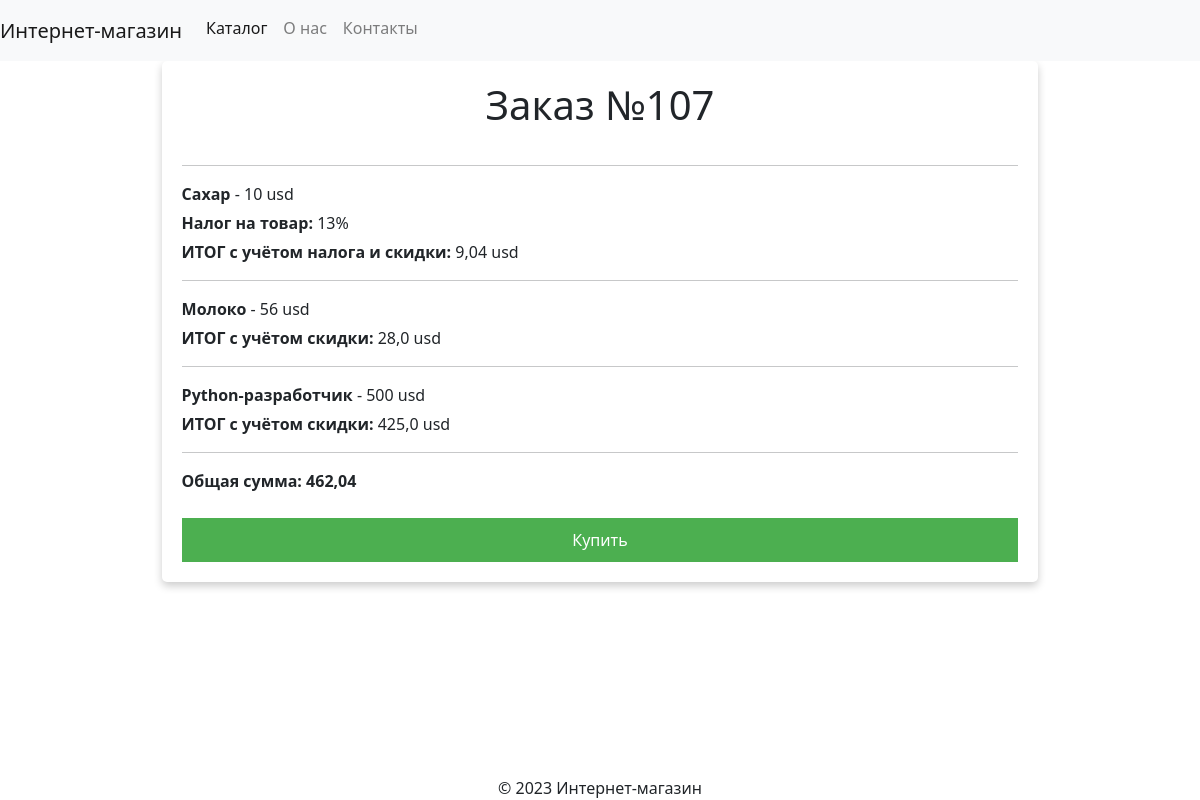
Page /order/107/ on the committed database.
### transition/models.py (models this page shows, shortened)
class Order(models.Model):
    items = models.ManyToManyField(Item)
    total_price = models.IntegerField(default=0)
    discounted_price = models.IntegerField(default=0)
    currency = models.CharField(max_length=3, choices=(
        ('usd', 'USD'), ('eur', 'EUR')), default='usd')

class Item(models.Model):
    name = models.CharField(max_length=100)
    description = models.TextField()
    price = models.IntegerField(default=0)
    discount_item = models.ForeignKey(
        'Discount',
        on_delete=models.SET_NULL,
        null=True,
        blank=True,
        related_name='item_discounts_set')
    tax_item = models.ForeignKey(
        'Tax',
        on_delete=models.SET_NULL,
        null=True,
        blank=True,
        related_name='item_taxes_set')
    currency = models.CharField(
        max_length=3, choices=(
            ('usd', 'USD'), ('eur', 'EUR')))
    def discounted_price(self):
        if self.discount_item:
            return self.price - (self.price * self.discount_item.value / 100)
        return self.price
    def tax(self):
        if self.tax_item:
            return self.discounted_price() * self.tax_item.value / 100
        else:
            return 0
    def total(self):
        return self.discounted_price() + self.tax()

class Tax(models.Model):
    name = models.CharField(max_length=100)
    value = models.IntegerField(default=0)
    def __str__(self):
        return self.name

class Discount(models.Model):
    name = models.CharField(max_length=100)
    value = models.IntegerField(default=0)

### transition/views.py (the view)
# urls.py: path('order/<int:order_pk>/', views.get_order, name='get_order'),
def get_order(request, order_pk):
    order = get_object_or_404(Order, pk=order_pk)
    total_price = 0
    for item in order.items.all():
        total_price += item.total()
    context = {
        'items': order.items.all(),
        'amount': int(order.total_price / 100),
        'total': total_price,
        'order': order,
        "STRIPE_PUBLIC_KEY": settings.STRIPE_PUBLIC_KEY
    }
    return render(request, 'order.html', context)

### transition/templates/order.html (shortened to what this page needs)
{% extends './base.html' %}
{% block content %}
<div class="container">
    <div class="wrapper">
        <h1>Заказ №{{order.pk}}</h1>
        <ul>
            {% for item in items %}
            <hr>
            <li><b>{{ item.name }}</b> - {{ item.price }} {{ item.currency }}</li>
            {% if item.tax_item %}
            <li><b>Налог на товар:</b> {{ item.tax_item }}</li>
            {% endif %}
            {% if item.discount_item.value %}
            {% if item.tax_item %}
            <li><b>ИТОГ с учётом налога и скидки:</b> {{ item.total }} {{ item.currency }}</li>
            {% else %}
            <li><b>ИТОГ с учётом скидки:</b> {{ item.total }} {{ item.currency }}</li>
            {% endif %}
            {% elif item.tax_item %}
            <li>ИТОГ с учётом налога: {{ item.total }} {{ item.currency }}</li>
            {% endif %}
            {% endfor %}
            <hr>
            <li><strong>Общая сумма: {{ total }} {{ item.currency }}</strong></li>
        </ul>
        <button id="bay-button">Купить</button>
    </div>
</div>
{% endblock %}

### transition/templates/order.html (style rules this page uses)
.wrapper { width: 80%; margin: 0 auto; background-color: #fff; box-shadow: 0 4px 8px 0 rgba(0, 0, 0, 0.2); padding: 20px; border-radius: 5px; display: flex; flex-direction: column; }
h1 { text-align: center; margin-bottom: 20px; }
ul { list-style: none; padding: 0; margin: 0; }
li { margin-bottom: 5px; }
button { background-color: #4CAF50; border: none; color: white; padding: 10px 20px; text-align: center; text-decoration: none; display: inline-block; font-size: 16px; margin-top: 20px; cursor: pointer; }

### transition/templates/base.html (style rules this page uses)
.container { max-width: 1120px; margin: 0 auto; }

### rows in the picture
Order: pk "107"
Item: name "Сахар", price "10", currency "usd", tax_item "13%", total "9,04"
Item: name "Молоко", price "56", currency "usd", total "28,0"
Item: name "Python-разработчик", price "500", currency "usd", total "425,0"

### other values in the picture
{{ total }} "462,04"
